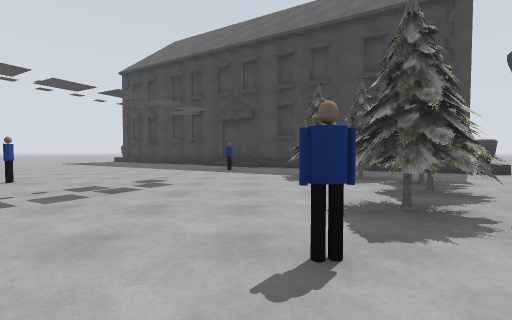
[1] (above)

21 first-person views from a walk through a robot-simulator world made for Gazebo. The camera is 1.2 m above the floor, tilts 2° down and sees 90° across. The floor is counted in squares, 2 m on a side. Each view is taken from the middle of a square. On the plan, view 1 faces up. The plan holds only what a view shows up to about 9 squares ahead; the rest is blank. The place goes on beyond the plan. Robots are left out. Some stock models are drawn as simple stand-ins.

[2]
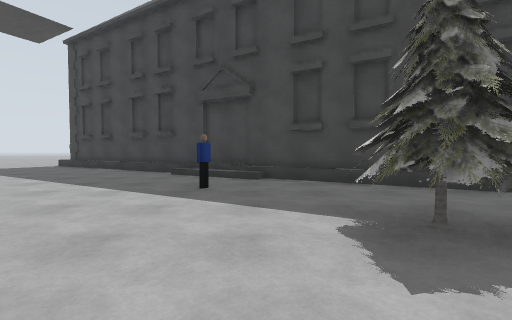

[3]
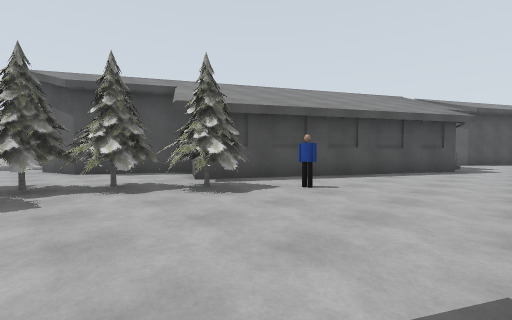

[4]
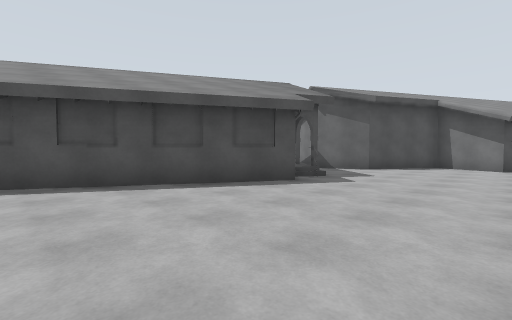

[5]
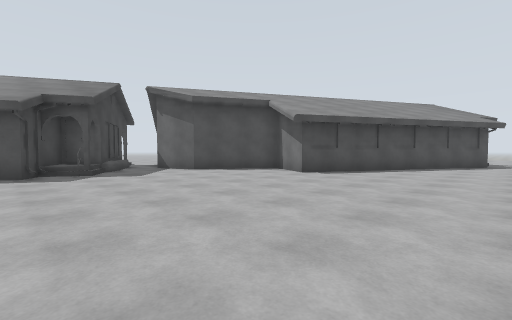

[6]
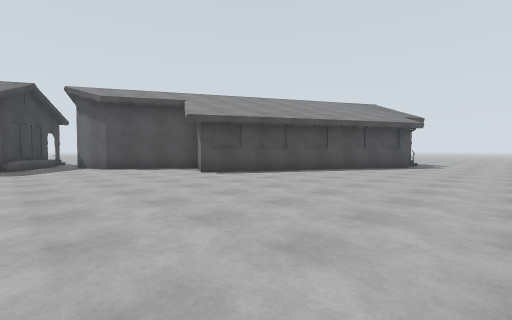

[7]
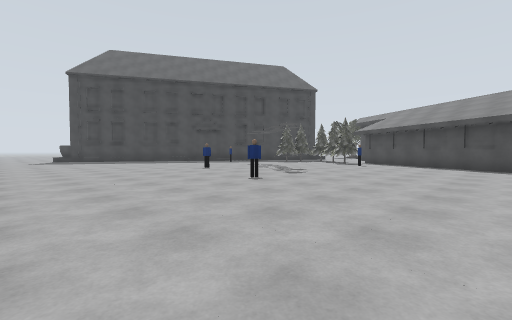

[8]
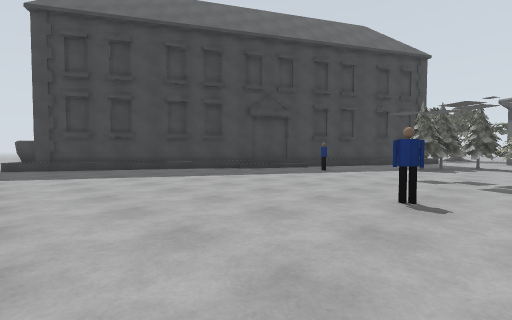

[9]
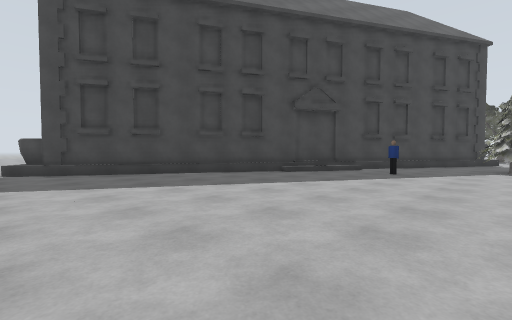

[10]
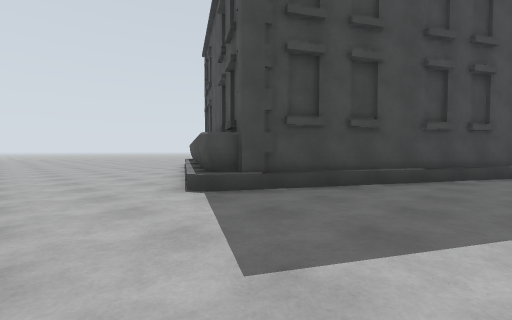

[11]
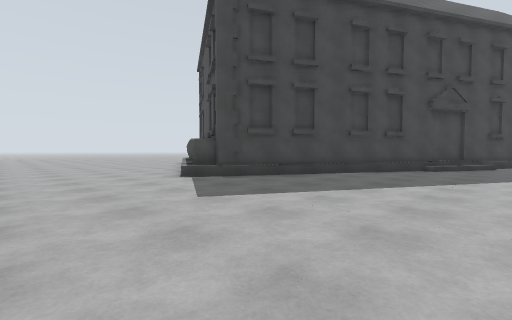

[12]
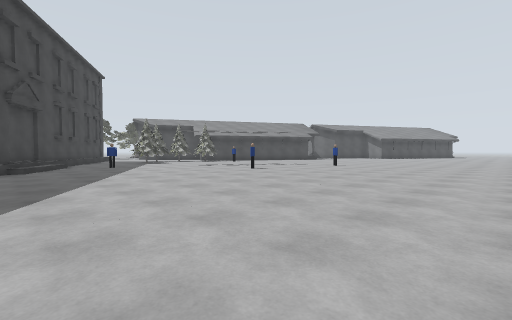

[13]
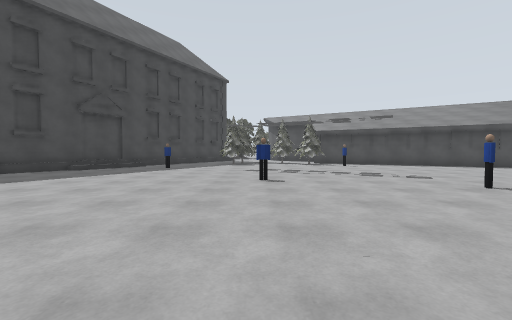

[14]
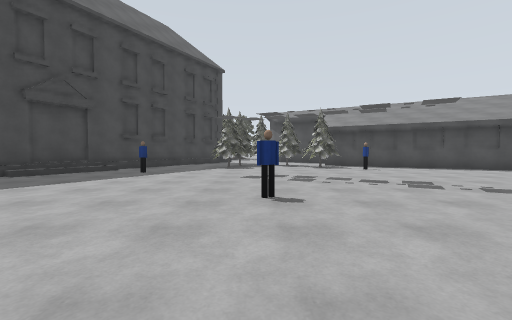

[15]
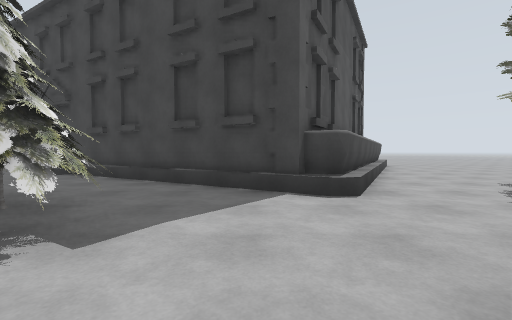

[16]
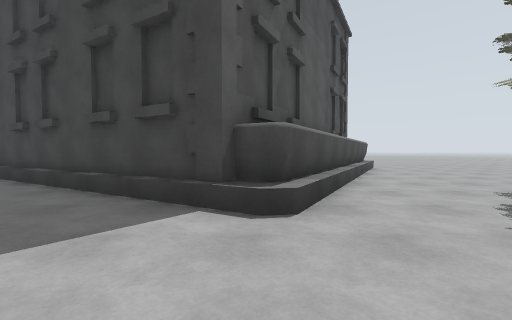

[17]
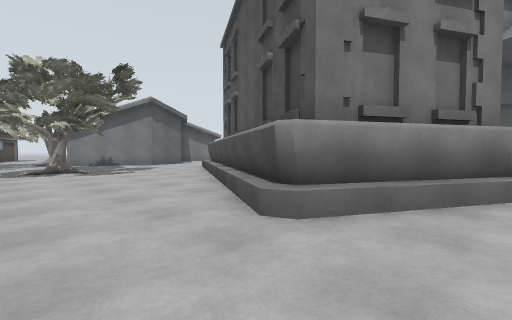

[18]
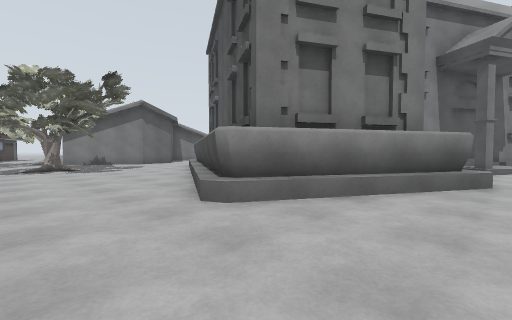

[19]
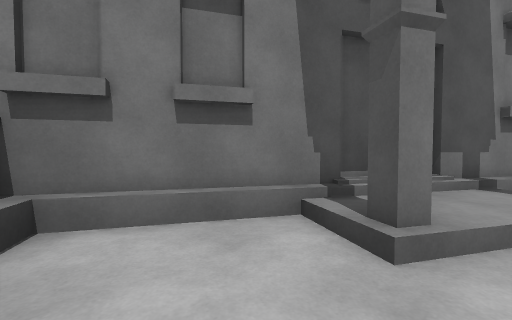

[20]
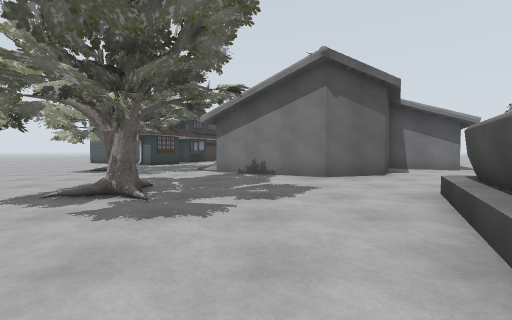

[21]
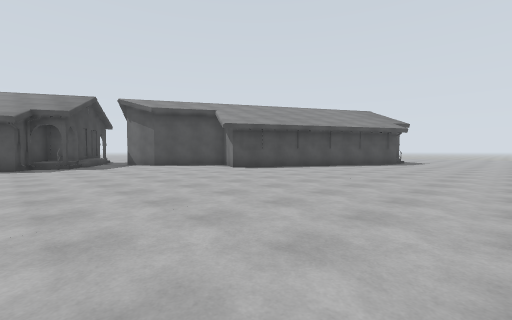

### Floor plan
Key: @ floor where view 1 was taken; # wall or solid block; . floor; = window, fence, low wall or low ledge; S school; P person; T pine tree; A oak tree.
Columns run from 11 left of view 1 to 17 right of it. Each row starts with its distance up from view 1.
 16 ....SS     SSSS.........
 15 ...SSS      SSS..SSS....
 14 ....SS        SSS SSS...
 13 .....SSS        S   SS....
 12 .......SSS         SS.....
 11 .........SSS       SS....
 10 ..........SSS     SS....
  9 .............SS   SS....
  8 ..........P...SS SS....A
  7 ................SS....AAA
  6 ............TTT.......A..
  5 ......P......TTT..........
  4 .............TT...#........
  3 ............TTT..####....AA.
  2 ............TT#.##  ##..AA...
  1 .....P.....P.####     ... ...
  0 ...........@.#
 -1 ............##
 -2  ...........#
 -3  ..........##
 -4 ...........#
 -5 ...........##
 -6 ...........=##
 -7 .............#
 -8 ............##
 -9 ..........###
-10 .......#..#
-11 .......####
-12 ......##
-13 ......#
-14 .....##
-15 .....#
-16 ....##
-17  ...
-18  ..

Positions as (right, up) in squares from view 1, and headings:
1: (0, 0), facing up
2: (0, 4), facing up
3: (-2, 5), facing down-right
4: (-4, 0), facing down-right
5: (-8, -4), facing down-right
6: (-10, -6), facing down-right
7: (-10, -3), facing up-right
8: (-8, 4), facing up-right
9: (-8, 6), facing up-right
10: (-10, 11), facing up-right
11: (-11, 9), facing up-right
12: (-11, 11), facing down-right
13: (-10, 5), facing right
14: (-8, 5), facing right
15: (5, 3), facing up
16: (6, 4), facing up
17: (12, 15), facing down-left
18: (12, 16), facing down-left
19: (5, 16), facing down-left
20: (9, 10), facing down
21: (-11, -4), facing down-right
